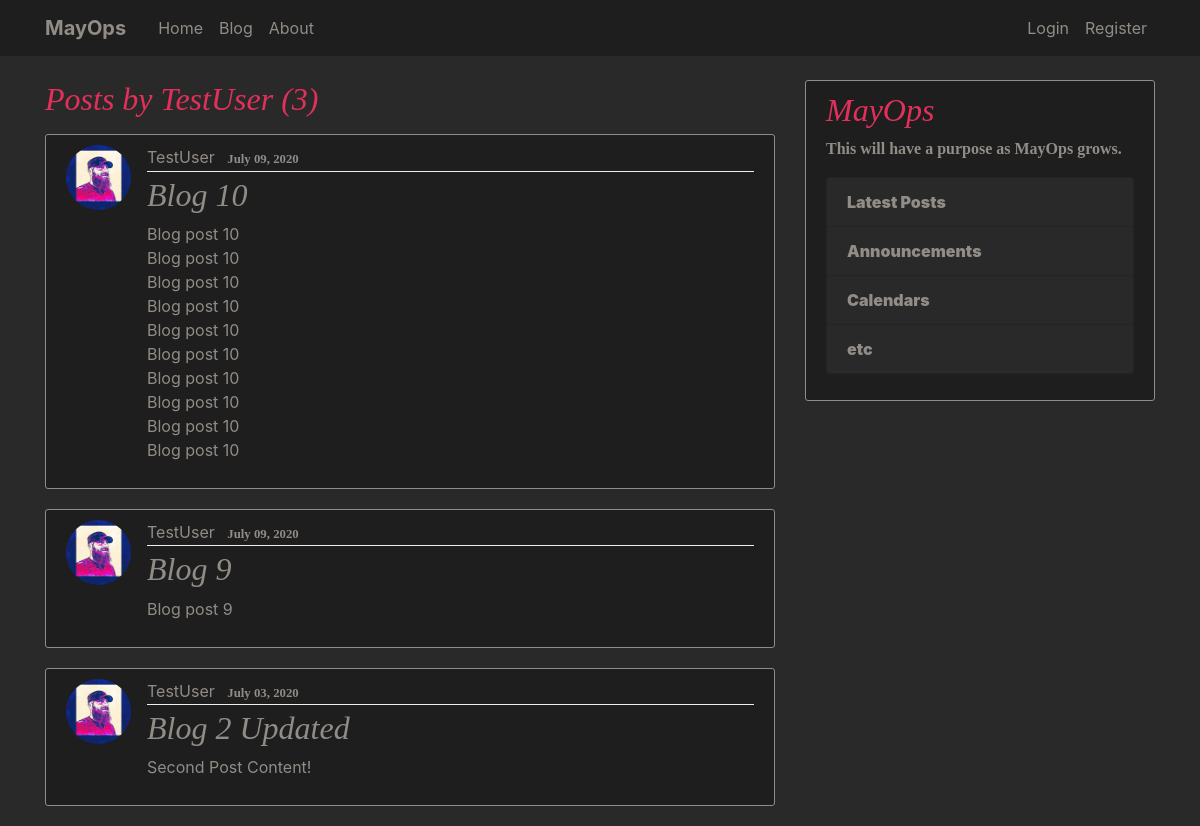
The app's page /user/TestUser, older data.
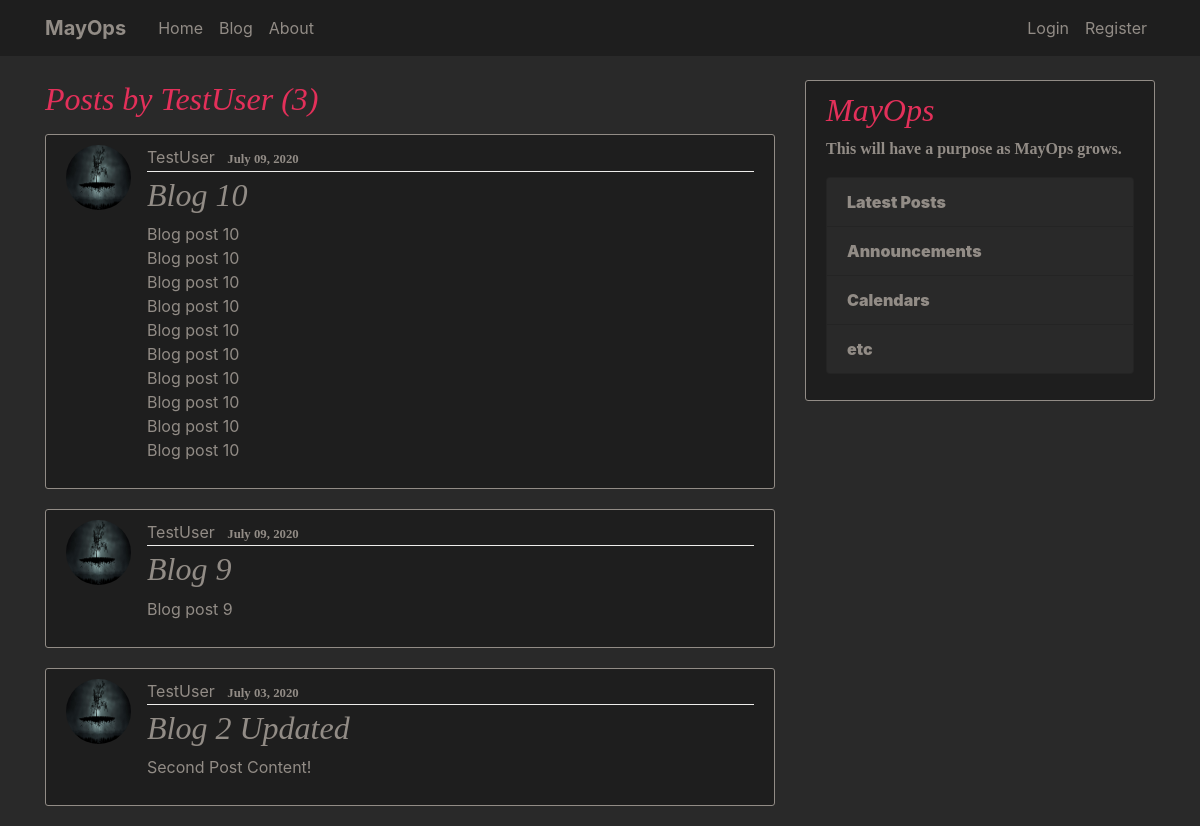
The same page, newer data.
### homepage/models.py (models this page shows, shortened)
class Post(models.Model):
    title = models.CharField(max_length=100)
    content = models.TextField()
    date_posted = models.DateTimeField(default=timezone.now)
    author = models.ForeignKey(User, on_delete=models.CASCADE)

### users/models.py (models this page shows, shortened)
class Profile(models.Model):
    user = models.OneToOneField(User, on_delete=models.CASCADE)
    image = models.ImageField(default='default1.jpg', upload_to='profile_pics')

### homepage/views.py (the view)
# urls.py: path('user/<str:username>', UserPostListView.as_view(), name="user-posts"),
class UserPostListView(ListView):
    model = Post
    template_name = 'homepage/user_posts.html'
    context_object_name = 'posts'
    paginate_by = 5
    def get_queryset(self):
        user = get_object_or_404(User, username=self.kwargs.get('username'))
        return Post.objects.filter(author=user).order_by("-date_posted")

### homepage/templates/homepage/user_posts.html (shortened to what this page needs)
{% extends "homepage/base.html" %}
{% block content %}
    <h1 class="mb-3">Posts by {{ view.kwargs.username }} ({{ page_obj.paginator.count }})</h1>
    {% for post in posts %}
        <article class="media content-section">
          <img class="rounded-circle article-img" src="{{ post.author.profile.image.url }}">
          <div class="media-body">
            <div class="article-metadata">
              <a class="mr-2" href="{% url 'user-posts' post.author.username %}">{{ post.author }}</a>
              <small class="text-muted">{{ post.date_posted|date:"F d, Y" }}</small>
            </div>
            <h2><a class="article-title" href="{% url 'post-detail' post.id %}">{{ post.title }}</a></h2>
            <p class="article-content">{{ post.content }}</p>
          </div>
        </article>
    {% endfor %}
{% endblock content %}

Row changes from the older to the newer data that the page shows:
changed through a linked row, Post "Blog 10": author.profile.image: a different picture
changed through a linked row, Post "Blog 9": author.profile.image: a different picture
changed through a linked row, Post "Blog 2 Updated": author.profile.image: a different picture
